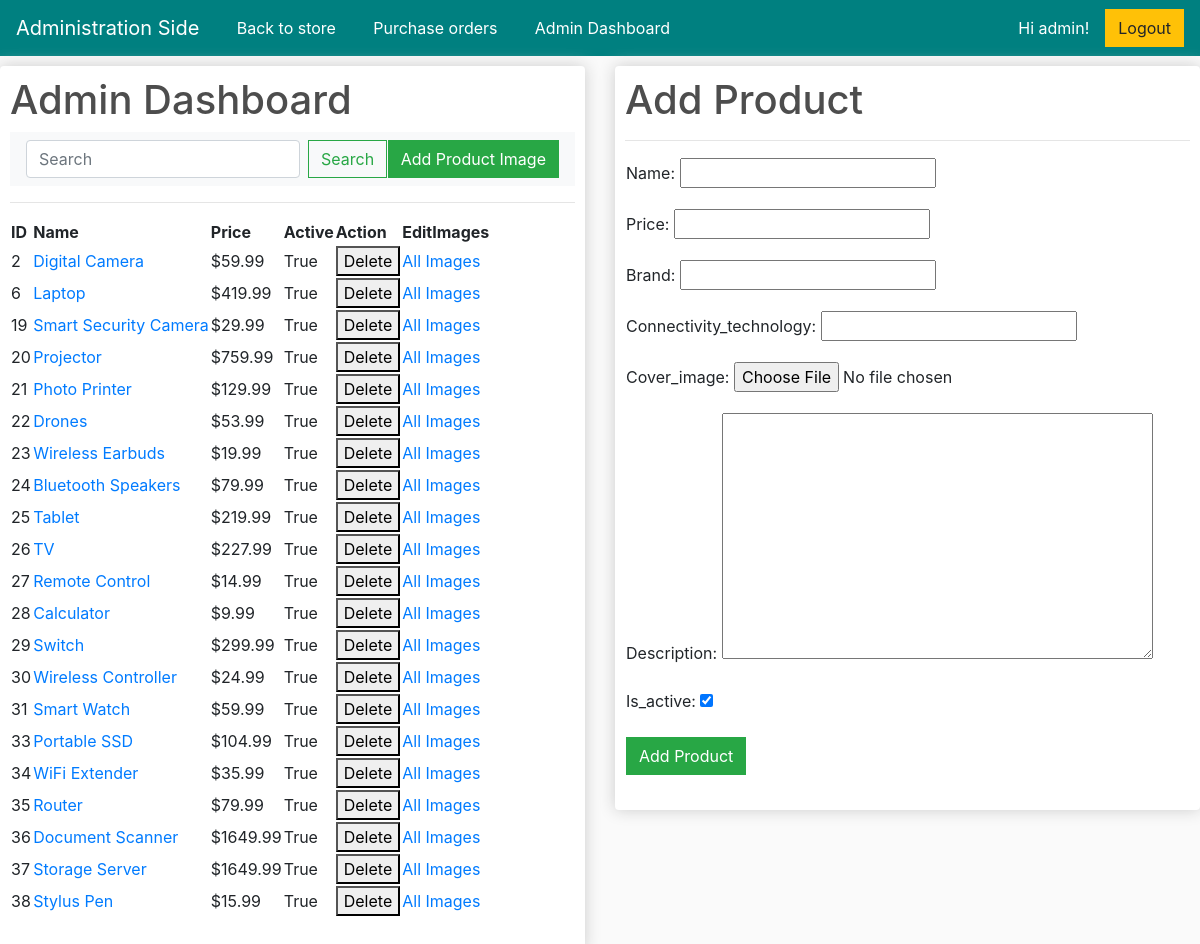
/adminDashboard/ (signed in), run on an earlier commit of the app's database.
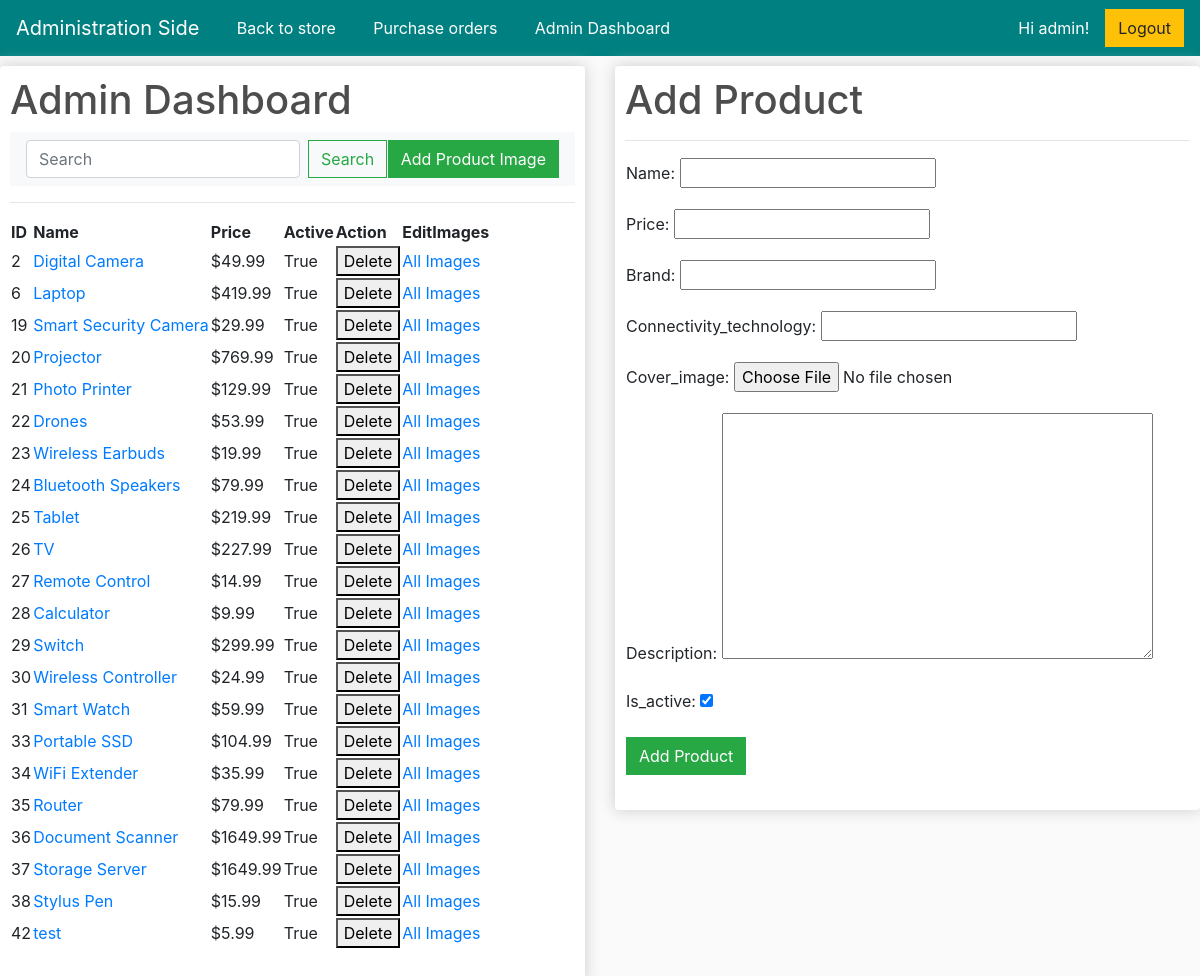
And on a later commit of the database.
### store/models.py (models this page shows, shortened)
class Product(models.Model):
    name = models.CharField(max_length=200, null=True, verbose_name=_('name'))
    price = models.DecimalField(max_digits=10, decimal_places=2, verbose_name=_('price'))
    brand = models.CharField(max_length=16, null=True, verbose_name=_('brand'))
    connectivity_technology = models.CharField(max_length=32, null=True, verbose_name=_('connectivity_technology'))
    digital = models.BooleanField(default=False, null=True, blank=False)
    cover_image = models.ImageField(null=True, blank=True, verbose_name=_('cover_image'))
    description = models.TextField(null=True, verbose_name=_('description'))
    is_active = models.BooleanField(default=True, verbose_name=_('is_active'))

### store/views.py (the view, shortened to what this page needs)
# urls.py: path('adminDashboard/', views.adminDashboard, name="adminDashboard"),
@login_required(login_url="/adminLogin/")
def adminDashboard(request):
     products = Product.objects.all()
     if 'q' in request.GET:
          q = request.GET['q']
          products = Product.objects.filter(Q(name__icontains=q) | Q(id__icontains=q))
     else:
          products = Product.objects.all()
     form = ProductForm()
     if request.user.is_staff:
          return render(request, 'adminDashboard.html', {'products': products, 'form': form})
     else:
          return render(request, 'adminLogin.html', locals())

### store/forms.py
class ProductForm(forms.ModelForm):
    class Meta:
        model = Product
        fields = ['name','name_en','name_zh_hant','price','brand','connectivity_technology','cover_image','description','description_en','description_zh_hant','is_active',]

### store/templates/adminDashboard.html (shortened to what the changed rows need)
<!DOCTYPE html>
{% load static %}
{% load i18n %}
<html lang="en">
<head>
	<link rel="stylesheet" href="https://stackpath.bootstrapcdn.com/bootstrap/4.4.1/css/bootstrap.min.css">
	<link rel="stylesheet" type="text/css" href="{% static 'css/main.css' %}">
</head>
<body>
    <div class="row">
        <div class="col-lg-6">
            <div class="box-element">
                <h1>{% trans 'Admin Dashboard' %}</h1>
                <table>
                    <tr>
                        <th>{% trans 'ID' %}</th>
                        <th>{% trans 'Name' %}</th>
                        <th>{% trans 'Price' %}</th>
                        <th>{% trans 'Active' %}</th>
                        <th>{% trans 'Action' %}</th>
                        <th>{% trans 'EditImages' %}</th>
                    </tr>
                    {% for product in products %}
                    <tr>
                        <td>{{ product.id }}</td>
                        <td><a aria-current="page" href="{% url 'product_edit' product.id%}">{{ product.name }}</a></td>
                        <td>${{ product.price }}</td>
                        <td>{{ product.is_active }}</td>
                        <td>
                            <form method="post">
                                <button type="submit" name="action" value="delete">{% trans 'Delete' %}</button>
                            </form>
                        </td>
                        <td><a aria-current="page" href="{% url 'product_images' product.id %}">{% trans 'All Images' %}</a></td>
                    </tr>
                    {% endfor %}
                </table>
                <br>
            </div>
        </div>
        <div class="col-lg-6">
            <div class="box-element">
                <h1>{% trans 'Add Product' %}</h1>
                <br>
            </div>
        </div>
    </div>
</body>
</html>

What changed in the data, as far as the page shows it:
changed Product "Digital Camera": price "59.99" → "49.99"
changed Product "Projector": price "759.99" → "769.99"
added Product: id "42", name "test", price "5.99", is_active "True"
